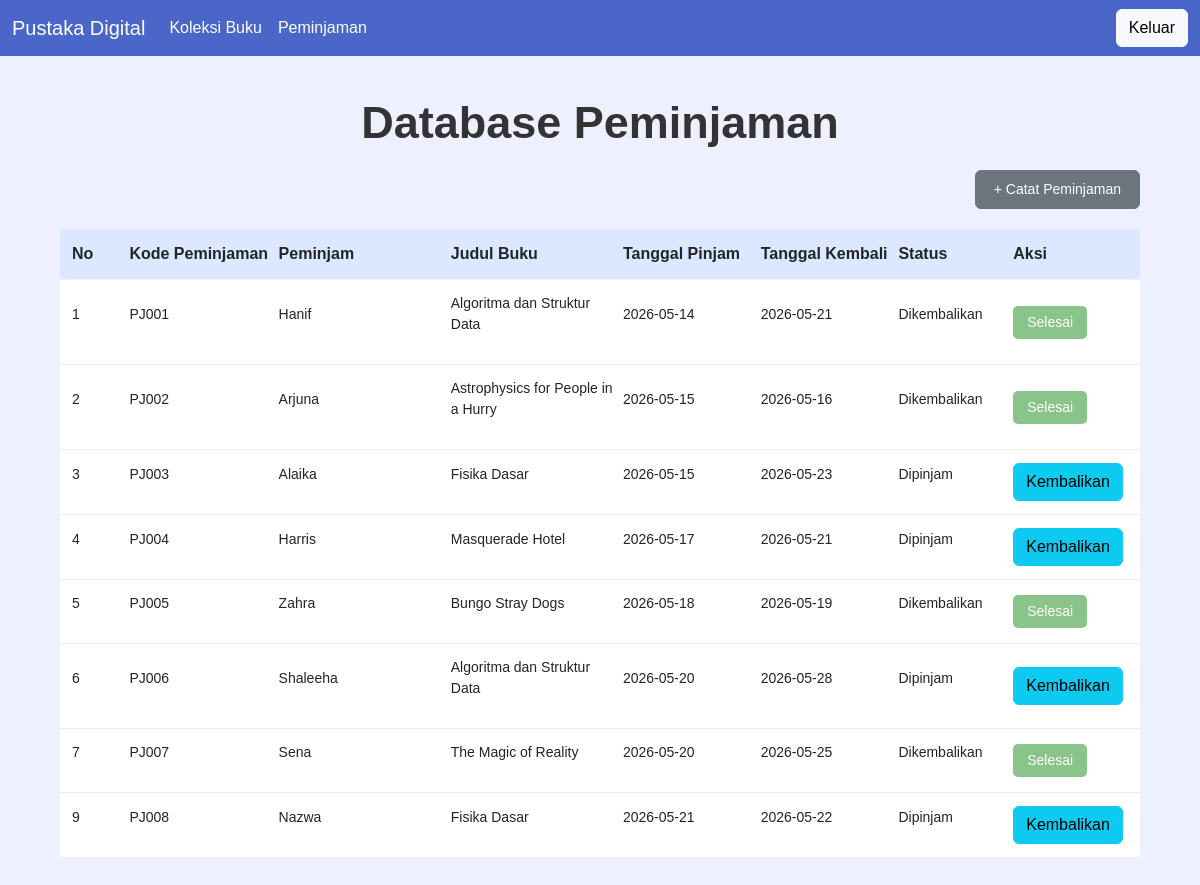
Screenshot of /peminjaman.php with the database file from the repository.
### tables this page shows
CREATE TABLE `peminjaman` (
  `id` int(11) NOT NULL,
  `kode_peminjaman` varchar(20) DEFAULT NULL,
  `nama_peminjam` varchar(100) DEFAULT NULL,
  `judul_buku` varchar(255) DEFAULT NULL,
  `tanggal_peminjaman` date DEFAULT NULL,
  `tanggal_pengembalian` date DEFAULT NULL,
  `status` varchar(50) DEFAULT NULL
);

### peminjaman.php (the view, shortened to what this page needs)
<?php
    include 'koneksi.php';
$query = mysqli_query($koneksi, "SELECT * FROM peminjaman");
?>
<!DOCTYPE html>
<html lang="en">
<head>
    <link href="https://cdn.jsdelivr.net/npm/bootstrap@5.3.8/dist/css/bootstrap.min.css" rel="stylesheet">    <link rel="stylesheet" href="https://cdn.jsdelivr.net/npm/bootstrap-icons@1.13.1/font/bootstrap-icons.min.css">
    <link rel="stylesheet" href="style.css">
</head>
<body>
    <nav class="navbar navbar-expand-lg" data-bs-theme="dark">
        <div class="container-fluid">
            <a class="navbar-brand" href="#">Pustaka Digital</a>
            <div class="collapse navbar-collapse" id="navbarSupportedContent">
                <ul class="navbar-nav me-auto mb-2 mb-lg-0">
                <li class="nav-item">
                    <a class="nav-link active" aria-current="page" href="koleksi.php">Koleksi Buku</a>
                </li>
                <li class="nav-item">
                    <a class="nav-link active" aria-current="page" href="peminjaman.php">Peminjaman</a>
                </li>
                </ul>
                <a href="index.php" class="btn btn-light">Keluar</a>
            </div>
        </div>
    </nav>
    <main class="main-container">
        <div class="title-section">
            <h1>Database Peminjaman</h1>
        </div>
        <div class="button-section">
            <a href="catat_pinjam.php" class="btn btn-secondary"> + Catat Peminjaman</a>
        </div>
        <section class="table-pinjam-section">
            <div class="table-header">
                <p>No</p>
                <p>Kode Peminjaman</p>
                <p>Peminjam</p>
                <p>Judul Buku</p>
                <p>Tanggal Pinjam</p>
                <p>Tanggal Kembali</p>
                <p>Status</p>
                <p>Aksi</p>
            </div>
           <?php
                while($data = mysqli_fetch_assoc($query)){
            ?>
            <div class="table-row">
                <p><?php echo $data['id']; ?></p>
                <p><?php echo $data['kode_peminjaman']; ?></p>
                <p><?php echo $data['nama_peminjam']; ?></p>
                <p><?php echo $data['judul_buku']; ?></p>
                <p><?php echo $data['tanggal_peminjaman']; ?></p>
                <p><?php echo $data['tanggal_pengembalian']; ?></p>
                <p><?php echo $data['status']; ?></p>
                <div class="action-box">
                    <?php
                        if($data['status'] == 'Dipinjam'){
                    ?>
                    <a href="peminjaman.php?kembalikan=<?php echo $data['id']; ?>" class="btn btn-info" onclick="return confirm
                    ('Yakin ingin mengembalikan buku ini?')">Kembalikan</a>
                    <?php } else { ?>
                    <button class="selesai-btn">Selesai</button>
                    <?php } ?>
                </div>
            </div>
            <?php
            }
            ?>
        </section>
    </main>
</body>
</html>

### style.css (style rules this page uses)
* { margin: 0; padding: 0; box-sizing: border-box; font-family: Arial, Helvetica, sans-serif; }
body { background: #eef0ff; }
.title-section { text-align: center; margin-bottom: 25px; }
.title-section h1 { font-size: 25px; color: #3b3b3b; margin-bottom: 4px; font-weight: bold; }
.navbar { width: 100%; background: #4b66c9; display: flex; justify-content: space-between; align-items: center; }
.main-container { width: 90%; margin: 40px auto; }
.title-section { text-align: center; margin-bottom: 20px; }
.title-section h1 { font-size: 45px; color: #333; }
.button-section { display: flex; justify-content: end; margin-bottom: 20px; }
.table-header, .table-row { display: grid; grid-template-columns: 0.5fr 1fr 2fr 2fr 1fr 0.7fr 1fr 1.2fr; align-items: center; padding: 13px 12px; }
.table-header { background: #dce8ff; font-weight: bold; font-size: 16px; }
.table-header p { margin: 0; }
.table-row { border-top: 1px solid #eee; font-size: 14px; }
.btn-secondary { padding: 8px 18px; font-size: 14px; }
.table-pinjam-section .table-header, .table-pinjam-section .table-row { display: grid; grid-template-columns: 0.5fr 1.3fr 1.5fr 1.5fr 1.2fr 1.2fr 1fr 1fr; align-items: center; }
.table-pinjam-section .table-row { background-color: white; }
.selesai-btn { background-color: #8bc48b; color: white; padding: 6px 14px; border: none; border-radius: 5px; font-size: 14px; }

### rows the page displays
peminjaman: id "1", kode_peminjaman "PJ001", nama_peminjam "Hanif", judul_buku "Algoritma dan Struktur Data", tanggal_peminjaman "2026-05-14", tanggal_pengembalian "2026-05-21", status "Dikembalikan", shows "Selesai"
peminjaman: id "2", kode_peminjaman "PJ002", nama_peminjam "Arjuna", judul_buku "Astrophysics for People in a Hurry", tanggal_peminjaman "2026-05-15", tanggal_pengembalian "2026-05-16", status "Dikembalikan", shows "Selesai"
peminjaman: id "3", kode_peminjaman "PJ003", nama_peminjam "Alaika", judul_buku "Fisika Dasar", tanggal_peminjaman "2026-05-15", tanggal_pengembalian "2026-05-23", status "Dipinjam"
peminjaman: id "4", kode_peminjaman "PJ004", nama_peminjam "Harris", judul_buku "Masquerade Hotel", tanggal_peminjaman "2026-05-17", tanggal_pengembalian "2026-05-21", status "Dipinjam"
peminjaman: id "5", kode_peminjaman "PJ005", nama_peminjam "Zahra", judul_buku "Bungo Stray Dogs", tanggal_peminjaman "2026-05-18", tanggal_pengembalian "2026-05-19", status "Dikembalikan", shows "Selesai"
peminjaman: id "6", kode_peminjaman "PJ006", nama_peminjam "Shaleeha", judul_buku "Algoritma dan Struktur Data", tanggal_peminjaman "2026-05-20", tanggal_pengembalian "2026-05-28", status "Dipinjam"
peminjaman: id "7", kode_peminjaman "PJ007", nama_peminjam "Sena", judul_buku "The Magic of Reality", tanggal_peminjaman "2026-05-20", tanggal_pengembalian "2026-05-25", status "Dikembalikan", shows "Selesai"
peminjaman: id "9", kode_peminjaman "PJ008", nama_peminjam "Nazwa", judul_buku "Fisika Dasar", tanggal_peminjaman "2026-05-21", tanggal_pengembalian "2026-05-22", status "Dipinjam"
